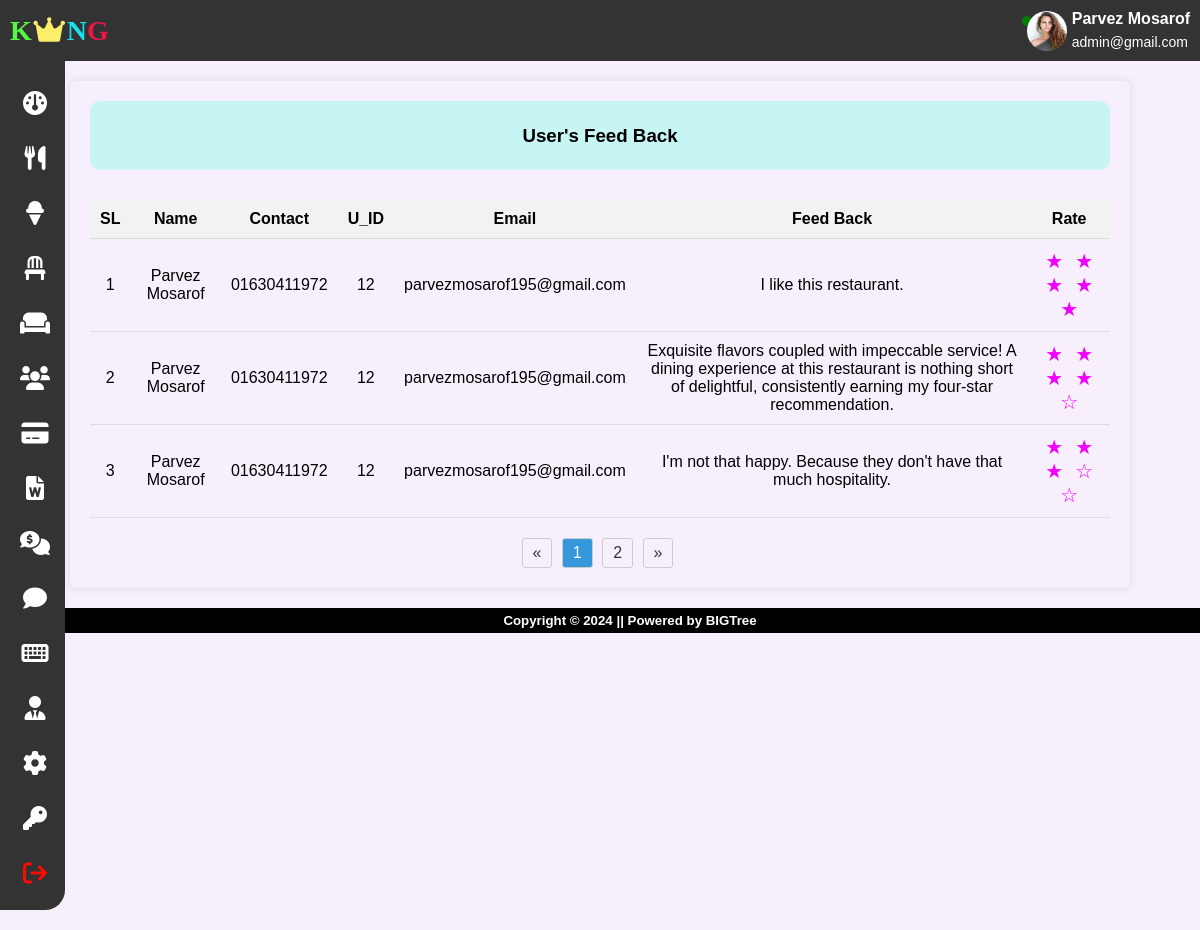
The app's page /rstms/admin/user-feedback.php (signed in) with its own data.
### tables this page shows
CREATE TABLE `tbl_feedback` (
  `f_id` int(11) NOT NULL,
  `f_content` varchar(255) NOT NULL,
  `u_id` int(11) NOT NULL,
  `f_rate` int(11) NOT NULL
);

CREATE TABLE `users` (
  `u_id` int(11) NOT NULL,
  `u_name` varchar(255) NOT NULL,
  `u_contact` varchar(255) NOT NULL,
  `u_email` varchar(255) NOT NULL,
  `u_occ` varchar(255) NOT NULL,
  `u_paddress` varchar(255) NOT NULL,
  `u_dob` date NOT NULL,
  `u_img` text NOT NULL,
  `u_password` varchar(255) NOT NULL,
  `verification_code` varchar(255) NOT NULL,
  `email_verified_at` timestamp NOT NULL DEFAULT current_timestamp()
);

### rstms/admin/user-feedback.php (the view, shortened to what this page needs)
<?php
    include('includes/header.php');
    include('includes/sidebar.php');
?>
<div class="container">
	<div class="header">
		<h3>User's Feed Back</h3>
	</div>
	<div class="table">
		<table class="ftable">
			<thead>
				<tr>
					<th>SL</th>
					<th>Name</th>
					<th>Contact</th>
					<th>U_ID</th>
					<th>Email</th>
					<th>Feed Back</th>
					<th>Rate</th>
				</tr>
			</thead>
			<tbody>
				<?php
                $rowsPerPage = 3;
                if (isset($_GET['page']) && is_numeric($_GET['page'])) {
                    $currentPage = $_GET['page'];
                }
                else{
                    $currentPage = 1;
                }
                $offset = ($currentPage - 1) * $rowsPerPage;
				$sql = $conn->prepare("SELECT f.*, u.u_name, u.u_contact, u.u_email FROM tbl_feedback f INNER JOIN users u ON f.u_id = u.u_id LIMIT $rowsPerPage OFFSET $offset");
				$sql ->execute();
				$result = $sql->get_result();
				if ($result && $result->num_rows>0) {
					$starting_sl = ($currentPage - 1) * $rowsPerPage + 1;
					while ($row = $result->fetch_assoc()) {
						echo "<tr>";
						echo "<td>{$starting_sl}</td>";
						echo "<td>".htmlspecialchars($row['u_name'])."</td>";
						echo "<td>".htmlspecialchars($row['u_contact'])."</td>";
						echo "<td>".htmlspecialchars($row['u_id'])."</td>";
						echo "<td>".htmlspecialchars($row['u_email'])."</td>";
						echo "<td>".htmlspecialchars($row['f_content'])."</td>";
						echo "<td class='rating'>".htmlspecialchars($row['f_rate'])."</td>";
						echo "</tr>";
						$starting_sl ++;
					}
				}
                $sqlCount = "SELECT COUNT(*) AS total FROM tbl_feedback";
                $resultCount = $conn->query($sqlCount);
                $rowCount = $resultCount->fetch_assoc()['total'];
                $totalPages = ceil($rowCount/$rowsPerPage);
				?>
			</tbody>
		</table>
        <div class="pagination">
            <?php if ($totalPages>1) : ?>
                <ul>
                    <li> <a href="?page=1">&laquo;</a> </li>
                    <?php for ($page=1; $page <=$totalPages ; $page++) : ?>
                        <li <?php if($page == $currentPage) echo "class='active'"; ?>>
                            <a href="?page=<?php echo $page; ?>"><?php echo $page; ?></a>
                        </li>
                    <?php endfor; ?>
                    <li> <a href="?page=<?php echo $totalPages; ?>">&raquo;</a> </li>
                </ul>
            <?php endif; ?>
        </div>
	</div>
</div>
<?php
    include('includes/footer.php');
?>

### rstms/admin/includes/sidebar.php
<nav class="navbar">
	<div class="row">
		<div class="logo">
			<a href="dashboard.php"><span style="color: #57f745; font-family: Matura MT Script Capitals;">K</span><i class="fa-solid fa-crown"></i><span style="color: #15e2ed;font-family: Algerian;">N</span><span style="color: #ed1548;font-family: Lucida Sans;">G</span></a>
		</div>
		<div class="admin-prof"style="display: flex;align-items:center;">
			<?php
			$row = null;
			if (isset($_SESSION['admin_email'])) {
				$a_email = $_SESSION['admin_email'];
				$sql_admin = $conn->prepare("SELECT a_name, a_email, a_img, s_admin FROM admin WHERE a_email = ?");
				$sql_admin -> bind_param("s", $a_email);
				$sql_admin -> execute();
				$result_admin = $sql_admin->get_result();
				if ($result_admin && $result_admin->num_rows>0) {
					$row = $result_admin->fetch_assoc()
			?>
					<div class="active-indicator"></div>
					<img src="<?php echo $row['a_img']; ?>" alt="admin profile">
					<div class="detils">
						<span class="admin-name"><?php echo $row['a_name']; ?></span><br>
		                <span class="admin-email"><?php echo $row['a_email']; ?></span>
					</div>
			<?php
				}
			}
			?>
		</div>
	</div>
</nav>
		<div class="side-bar">
			<div class="category">
				<div class="bar">
					<a href="dashboard.php"><i class="fa-solid fa-gauge"></i></a>
				</div>
				<div class="bar">
					<a href="category.php"><i class="fa-solid fa-utensils"></i> </a>
				</div>
				<div class="bar">
					<a href="foodmenu.php"><i class="fa-solid fa-ice-cream"></i> </a>
				</div>
				<div class="bar">
					<a href="table.php"><i class="fa-solid fa-chair"></i> </a>
				</div>
				<div class="bar">
					<a href="bookedtable.php"><i class="fa-solid fa-couch"></i></a>
				</div>
				<div class="bar">
					<a href="userdetails.php"><i class="fa-solid fa-users"></i> </a>
				</div>
				<div class="bar">
					<a href="payment-status.php"><i class="fa-solid fa-credit-card"></i> </a>
				</div>
				<div class="bar">
					<a href="sales-report.php"><i class="fa-solid fa-file-word"></i> </a>
				</div>
				<div class="bar">
					<a href="contactus-details.php"><i class="fa-solid fa-comments-dollar"></i></a>
				</div>
				<div class="bar">
					<a href="user-feedback.php"><i class="fa-solid fa-comment"></i></a>
				</div>
				<div class="bar">
					<a href="account.php"><i class="fa-solid fa-keyboard"></i></a>
				</div>
				<?php
				if (!is_null($row)) {
					if ($row['s_admin'] == 'Yes') {
						echo '<div class="bar">
							<a href="admin-info.php"><i class="fa-solid fa-user-tie"></i></a>
						</div>';
					}
				}
				?>
				<div class="bar">
					<a href="admin-profile.php"><i class="fa-solid fa-gear"></i></a>
				</div>
				<div class="bar">
					<a href="changepass.php"><i class="fa-solid fa-key"></i>  </a>
				</div>
				<div class="bar">
					<a href="includes/logout.php"><i class="fa-solid fa-arrow-right-from-bracket"></i> </a>
				</div>
			</div>
		</div>

### rstms/assets/css/admin.css (style rules this page uses)
body { font-family: 'Arial', sans-serif; margin: 0; padding: 0; background-color: #f4f4f4; }
.navbar { background-color: #333; color: #fff; padding: 10px; }
.navbar .row { display: flex; align-items: center; justify-content: space-between; }
.logo a { margin: 0; font-size: 28px; font-family: Arial; font-weight: bolder; color: #fff; text-decoration: none; }
.admin-prof { display: flex; align-items: center; }
.admin-prof img { width: 40px; height: 40px; border-radius: 50%; margin-right: 5px; }
.admin-name { display: inline-block; font-weight: bold; margin-bottom: 5px; }
.admin-email { display: inline-block; font-size: 14px; }
.side-bar { background-color: #333; height: auto; width: 65px; margin-bottom: 20px; border-radius: 0 0 20px 0; float: left; }
.bar { margin-left: 20px; padding-top: 20px; }
.bar a { display: inline-block; text-decoration: none; color: #fff; cursor: pointer; padding-top: 10px; }
.fa-gauge, .fa-utensils, .fa-ice-cream, .fa-chair, .fa-book-atlas, .fa-key, .fa-users, .fa-gear, .fa-couch, .fa-comments-dollar, .fa-comment, .fa-credit-card, .fa-file-word, .fa-user-tie, .fa-keyboard { font-size: 24px; }
.fa-arrow-right-from-bracket { color: #fc0b03; font-size: 24px; padding-bottom: 25px; }
.fa-crown { color: #faee6b; }

### rstms/assets/css/dashboard.css (style rules this page uses)
.header { padding: 10px; text-align: center; }

### rstms/admin/includes/header.php (style rules this page uses)
.active-indicator { width: 10px; height: 10px; background-color: green; border-radius: 50%; margin-right: -5px; margin-top: -20px; animation: pulse 0.5s infinite alternate; }

### rstms/admin/user-feedback.php (style rules this page uses)
body { font-family: Arial, sans-serif; margin: 0; padding: 0; background-color: #f7f0fc; }
.container { max-width: 85%; margin: 20px auto; padding: 20px; border-radius: 5px; box-shadow: 0 0 10px rgba(0, 0, 0, 0.1); }
.header { text-align: center; margin-bottom: 30px; background-color: #c6f5f4; padding: 5px; border-radius: 10px; }
.table { overflow-x: auto; }
.ftable { width: 100%; border-collapse: collapse; }
.ftable th, .ftable td { padding: 10px; text-align: center; border-bottom: 1px solid #ddd; }
.ftable th { background-color: #f2f2f2; }
.rating { text-align: center; }
.pagination { margin-top: 20px; text-align: center; }
.pagination ul { list-style: none; padding: 0; margin: 0; }
.pagination ul li { display: inline-block; margin-right: 5px; }
.pagination ul li a { display: block; padding: 5px 10px; text-decoration: none; border: 1px solid #ccc; border-radius: 3px; color: #333; }
.pagination ul li.active a { background-color: #3498db; color: #fff; }

### records on screen
tbl_feedback: u.u_name "Parvez Mosarof", u.u_contact "01630411972", u "12", u.u_email "parvezmosarof195@gmail.com", f_content "I like this restaurant."
tbl_feedback: u.u_name "Parvez Mosarof", u.u_contact "01630411972", u "12", u.u_email "parvezmosarof195@gmail.com", f_content "Exquisite flavors coupled with impeccable service! A dining experience at this restaurant is nothing short of delightful, consistently earning my four-star recommendation."
tbl_feedback: u.u_name "Parvez Mosarof", u.u_contact "01630411972", u "12", u.u_email "parvezmosarof195@gmail.com", f_content "I'm not that happy. Because they don't have that much hospitality."

### other values on screen
$row['a_name'] "Parvez Mosarof"
$row['a_email'] "admin@gmail.com"
